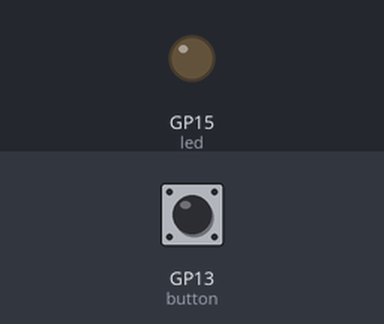
Simulated run of this program. Board: Raspberry Pi Pico running MicroPython. On the bench: output pins drawn as LEDs (lit = HIGH). The test bench sets the inputs (shaded band); at power-on: GP13 (button) HIGH. What the program prints to the serial console is not drawn.

Above: at 1.2 s.
1.3 s: GP13 (button) pulled LOW for 0.15 s
At 1.38 s:
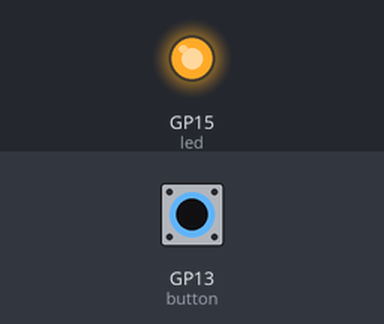
2.9 s: GP13 (button) pulled LOW for 3.2 s
At 7.4 s:
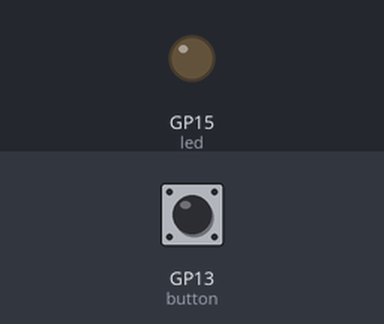
Timing chart, 0 to 8.9 s (numbered marks = the images above; inputs shaded):
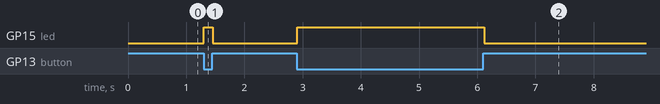

The program:

button.py
```python
from machine import Pin
import time

led = Pin(15, Pin.OUT)
button = Pin(13, Pin.IN, Pin.PULL_UP) #Create button object from Pin13 , Pin13 to input

delay = 0.05

class colours:
    GREEN = '\033[92m'
    RED = '\033[91m'

try:
    index = 0
    while True:
        if not button.value():
            led.value(1) #Set led turn on
            print(colours.GREEN + "On")
            time.sleep(delay)
        else:
            led.value(0) #Set led turn off
            print(colours.RED + "Off")
            time.sleep(delay)

except:
   print("nope")
```

Measured:
- after the input at 1.3 s, GP15 (led): LOW → HIGH at once, → LOW 0.15 s later
- after the input at 2.9 s, GP15 (led): LOW → HIGH at once, → LOW 3.2 s later
